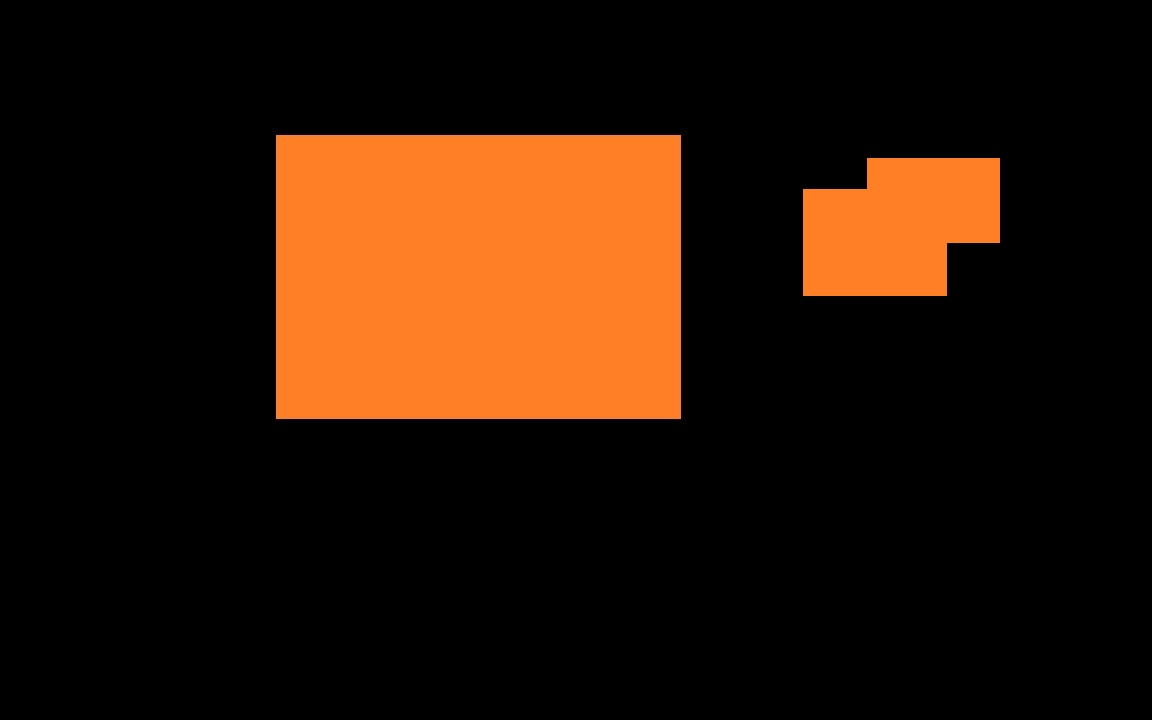
#> input picture Data/Rectangle.jpg, 1152 x 720 px, found by its file name
$ python contours.py
#> lines starting #> are read from the running program, lines starting #| are printed output that depends on the picture; after the words box and inside, x2 and y2 are one past the last pixel; in counts of white or black regions, pixels touching at a corner belong together
import cv2
import numpy as np

img = cv2.imread("Data\\rectangle.jpg")
#> img is the input picture: shape (720, 1152, 3); mean B, G, R 6.5, 21.1, 42.2
#img = cv2.resize(img, (300,300))
img1 = cv2.cvtColor(img, cv2.COLOR_BGR2GRAY)
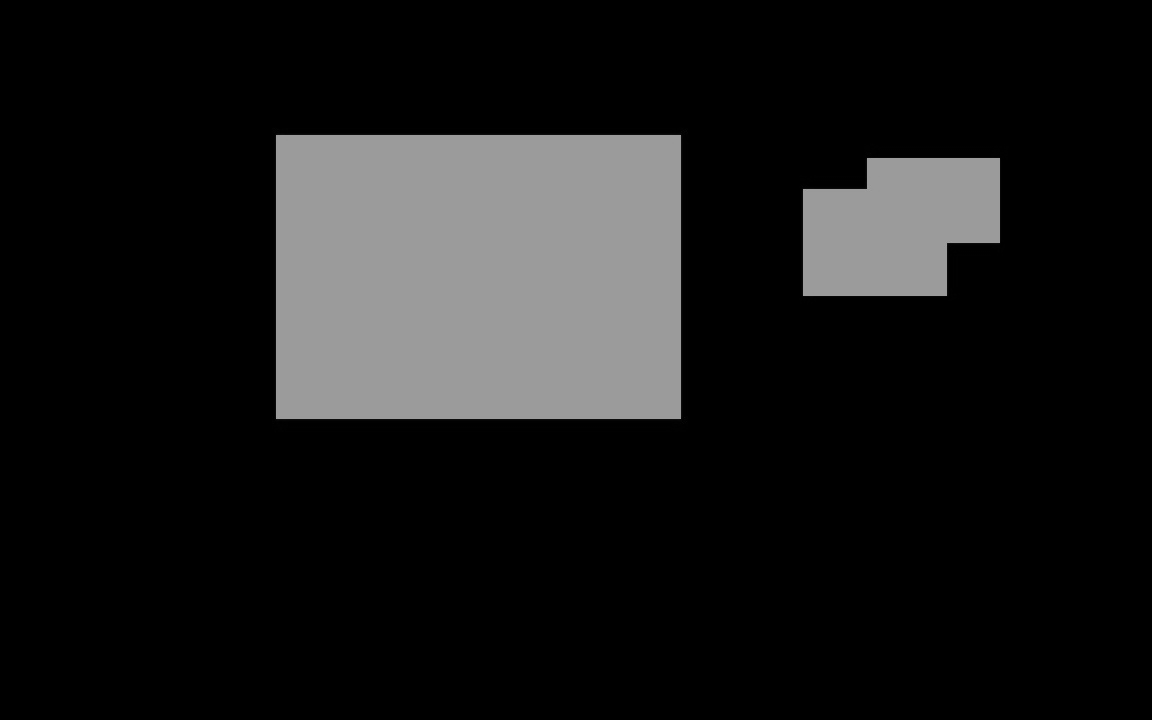
#> img1: shape (720, 1152); min 0, max 161, mean 25.7
ret,thresh = cv2.threshold(img1, 30, 255, 0)
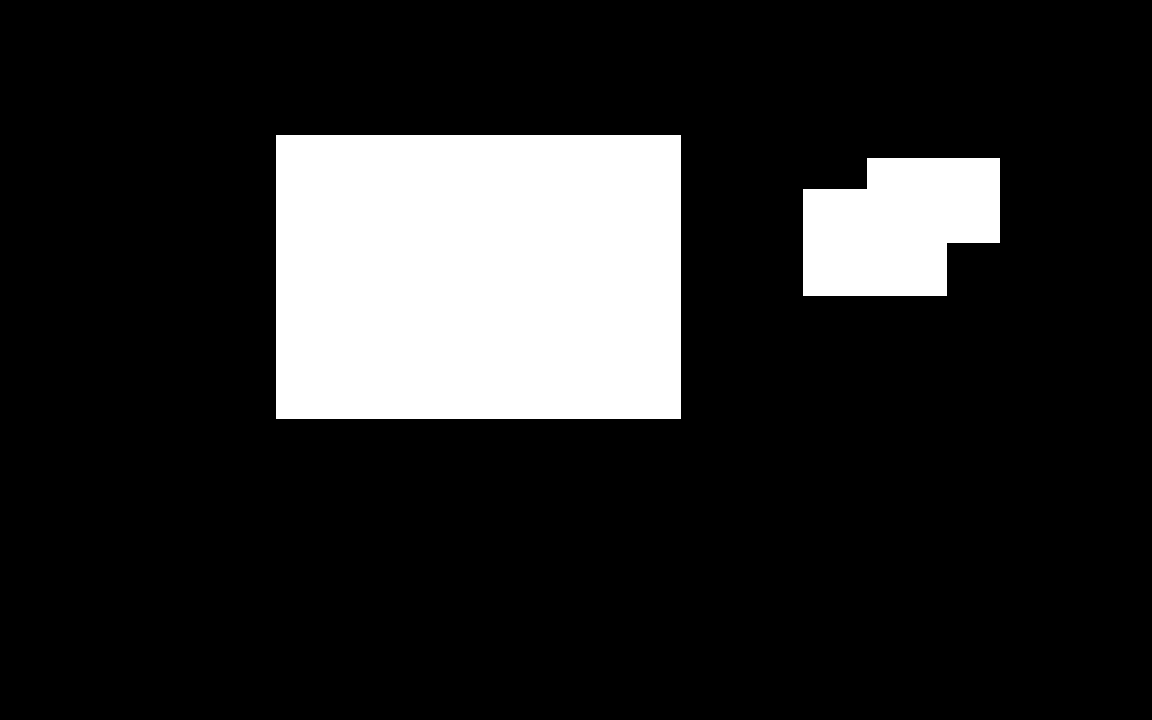
#> thresh: shape (720, 1152); 16.6% white; 2 white regions


cnts,hier = cv2.findContours(thresh, cv2.RETR_TREE, cv2.CHAIN_APPROX_SIMPLE)
#> cnts = 2 contours; box (x1, y1, x2, y2) and area: (276, 135, 681, 419) 114332, (803, 158, 1000, 296) 22060
print(cnts, "len= "+str(len(cnts)))
#| [array([[[867, 158]],
#|        [[867, 188]],
#|        [[866, 189]],
#|        [[803, 189]],
#|        [[803, 295]],
#|        [[946, 295]],
#|        [[946, 243]],
#|        [[947, 242]],
#|        [[999, 242]],
#|        [[999, 158]]], dtype=int32), array([[[276, 135]],
#|        [[276, 418]],
#|        [[680, 418]],
#> (further printed lines are left out)

# Third param -1 means all contours
img = cv2.drawContours(img, cnts, -1, (176,10,15),2)
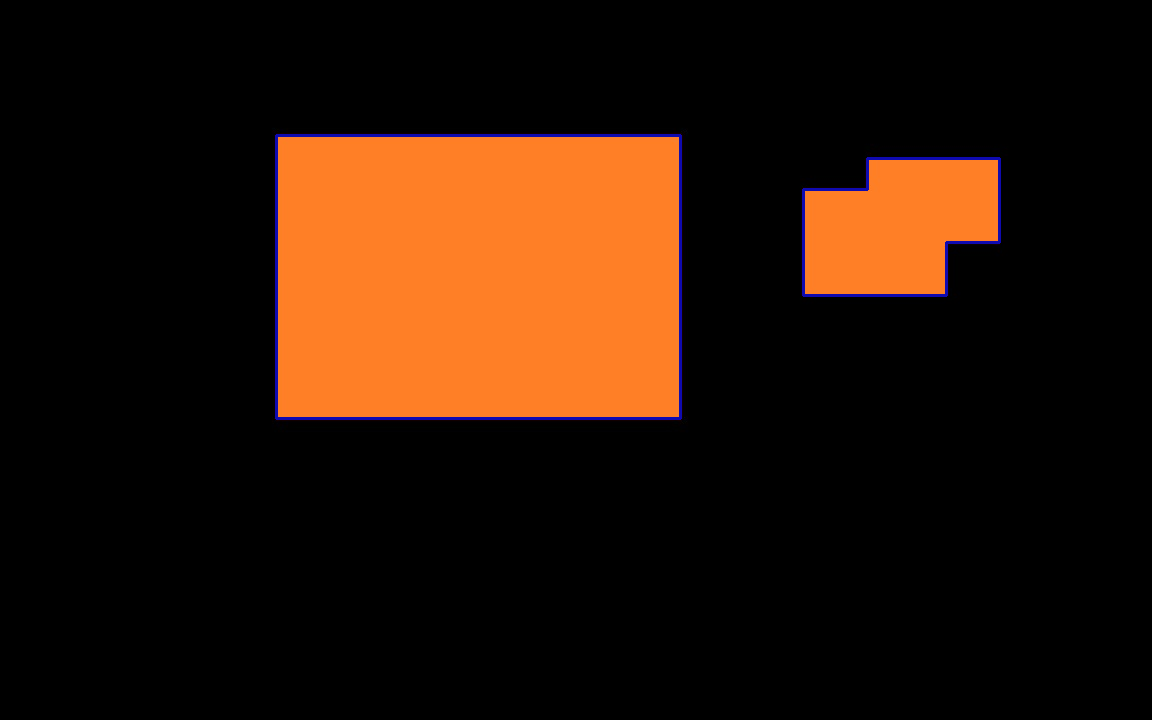
#> img: shape (720, 1152, 3); 0.74% of pixels changed, all inside (x1, y1, x2, y2) = (275, 134, 1001, 420)

cv2.imshow("gray", img1)
cv2.imshow("Thresh", thresh)
cv2.imshow("Original", img)

cv2.waitKey(0)
cv2.destroyAllWindows()
